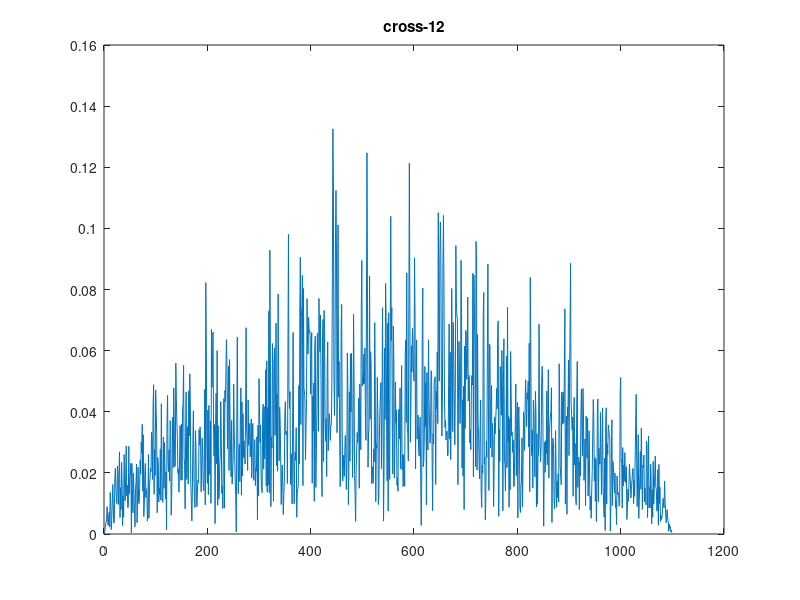
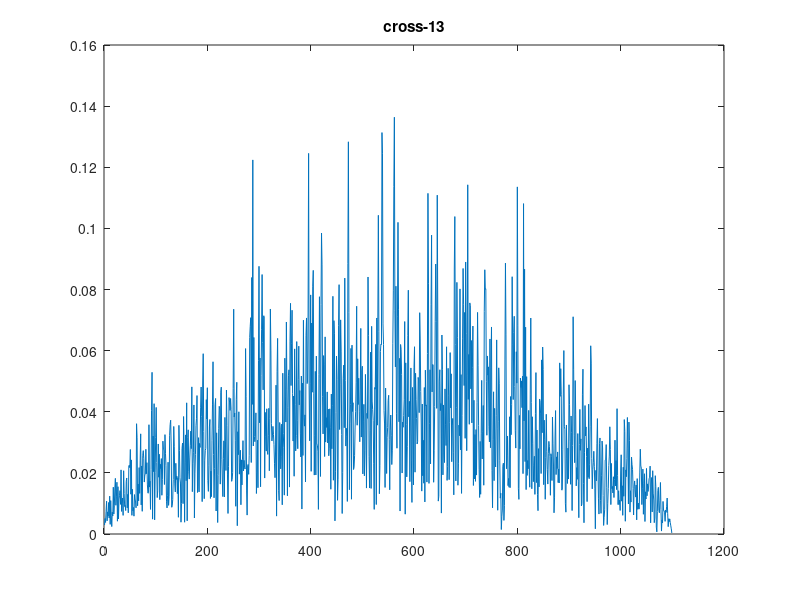
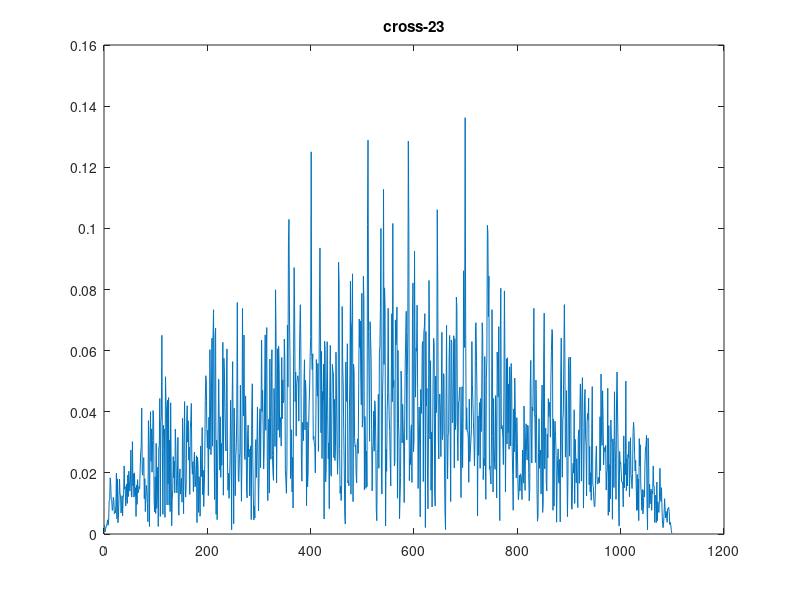
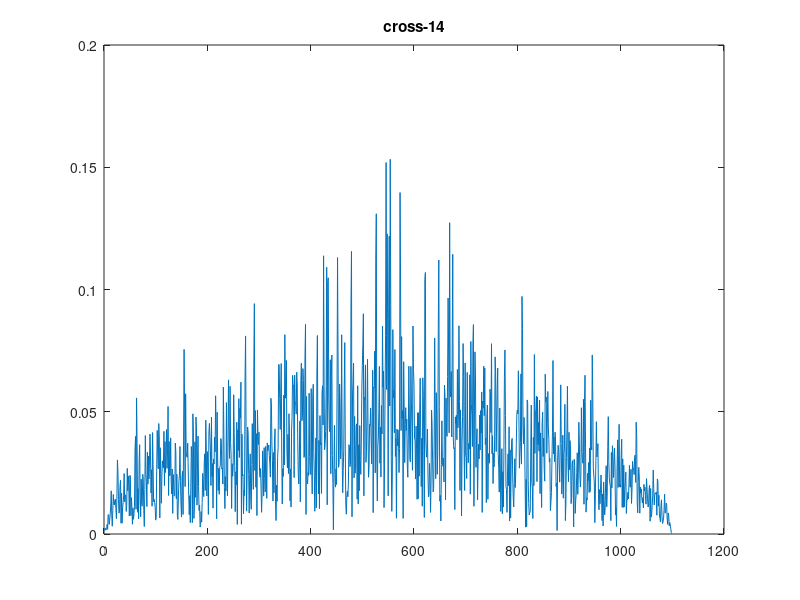

The MATLAB script that drew these images, in order:
%% generate PN sequence
clc
clear all
close all
%%
cp_length=38;
Nz=300;
n_valid_sc=300;                 % Number of valid subcarrier
nfft=512;                       % FFT and IFFT points
valid_sc=[363:512,2:151];  % Index of valid subcarriers
n_frame=1;                     % Number of NR frames
%% pn 1
p1=2*(randi(2,1,300)-1)-1;
pn1_f=zeros(1,512);
pn1_f(valid_sc)=p1;
pn1_f=ifft(pn1_f,nfft)*sqrt(nfft);
pn1=[pn1_f(end-(cp_length-1):end),pn1_f];
%% pn 3
p2=2*(randi(2,1,300)-1)-1;
pn2_f=zeros(1,512);
pn2_f(valid_sc)=p2;
pn2_f=ifft(pn2_f,nfft)*sqrt(nfft);
pn2=[pn2_f(end-(cp_length-1):end),pn2_f];
%% pn 3
p3=2*(randi(2,1,300)-1)-1;
pn3_f=zeros(1,512);
pn3_f(valid_sc)=p3;
pn3_f=ifft(pn3_f,nfft)*sqrt(nfft);
pn3=[pn3_f(end-(cp_length-1):end),pn3_f];
%% pn 4
p4=2*(randi(2,1,300)-1)-1;
pn4_f=zeros(1,512);
pn4_f(valid_sc)=p4;
pn4_f=ifft(pn4_f,nfft)*sqrt(nfft);
pn4=[pn4_f(end-(cp_length-1):end),pn4_f];
%% 
y=xcorr(pn1,pn2)/(norm(pn1)*norm(pn2));
figure
plot(abs(y))
title('cross-12')
%% 
y=xcorr(pn1,pn3)/(norm(pn1)*norm(pn3));
figure
plot(abs(y))
title('cross-13')
%% 
y=xcorr(pn2,pn3)/(norm(pn3)*norm(pn2));
figure
plot(abs(y))
title('cross-23')

%%
%% 
y=xcorr(pn1,pn4)/(norm(pn1)*norm(pn4));
figure
plot(abs(y))
title('cross-14')
%% 
y=xcorr(pn2,pn4)/(norm(pn4)*norm(pn2));
figure
plot(abs(y))
title('cross-24')
%% 
y=xcorr(pn4,pn3)/(norm(pn4)*norm(pn3));
figure
plot(abs(y))
title('cross-34')

%%
pn=[pn1;pn2;pn3;pn4];
save('pn.mat','pn')